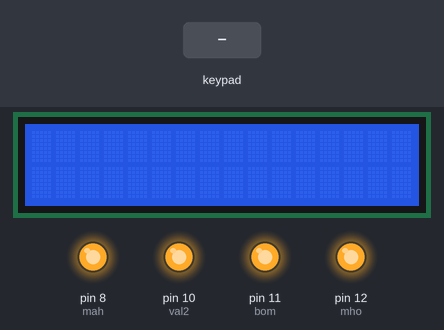
A program run on a simulated Arduino Uno, built with avr-gcc and run on an emulated ATmega328P. Parts: 16×2 character LCD, output pins drawn as LEDs (lit = HIGH). The test bench sets the inputs (shaded band). Pins used as bus, display or sensor lines are not drawn.

Above: at 1.2 s.
1.3 s: keypad keys 0 1 2 3 A pressed 0.4 s apart
At 3.3 s:
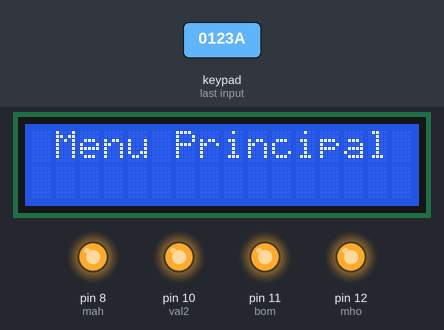
4.8 s: key 'B' pressed
At 5.3 s:
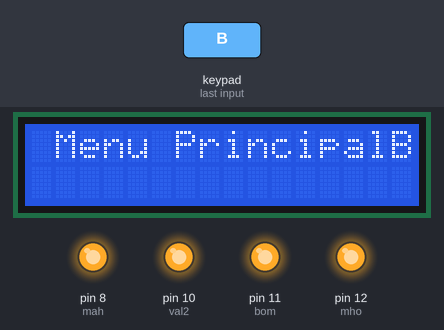
6.3 s: key '#' pressed
At 6.6 s:
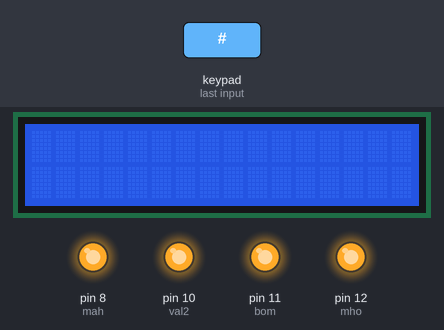
7.8 s: keypad keys 0 1 2 3 * pressed 0.4 s apart
At 10.1 s:
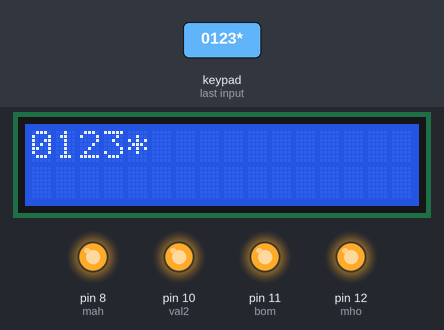
11.3 s: key 'C' pressed
At 11.7 s:
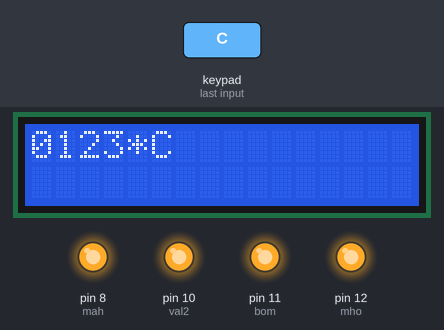
12.8 s: keypad keys 0 1 2 3 D pressed 0.4 s apart
At 15.3 s:
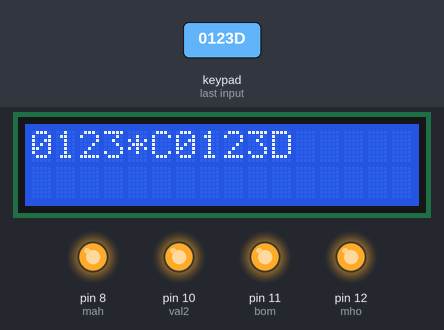
Timing chart, 0 to 16.8 s (numbered marks = the images above; inputs shaded):
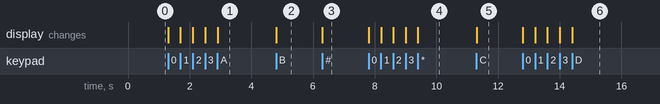

Measured:
- after the input at 4.8 s, the display: changes at once (image 2)
- after the input at 6.3 s, the display: changes at once (image 3)
- after the input at 7.8 s, the display: first changes at once (image 4 shows a later state)
- after the input at 11.3 s, the display: changes at once (image 5)
- after the input at 12.8 s, the display: first changes at once (image 6 shows a later state)

The program:

main.cpp
```cpp
//ligar no pino 5 do arduino

#include <FreqCount.h>
#include <LiquidCrystal_I2C.h>
#include <Keypad_I2C.h>
#include <Keypad.h>
LiquidCrystal_I2C lcd(0x3f, 16, 2);

const byte LINHAS = 4;
const byte COLUNAS = 4;

char teclas[LINHAS][COLUNAS] = {
{'1','2','3','A'},
{'4','5','6','B'},
{'7','8','9','C'},
{'*','0','#','D'}
};
byte PinsFilas[LINHAS] = {0,1,2,3};
byte PinsColumnas[COLUNAS] = {4,5,6,7};

int i2caddress = 0x20;

Keypad_I2C kpd = Keypad_I2C( makeKeymap(teclas), PinsFilas, PinsColumnas, LINHAS, COLUNAS, i2caddress );

int val1=7, val2=10, bom=11, mho=12, mah=8,ta=500, it=200;
byte atiu[8] = { B01110,
                 B00000,
                 B01110,
                 B00001,
                 B01111,
                 B10001,
                 B01111,
                 B00000,

               };
byte dilha[8] = {B00000, //
                 B00000,
                 B01110,
                 B10000,
                 B10000,
                 B10001,
                 B01110,
                 B00100,
                };

void testeteclado()
{
  char tecla = kpd.getKey();
  if (tecla)
  {
    lcd.print(tecla);
  }
  if(tecla =='A'){
  lcd.clear();
  lcd.setCursor(1,0);
  lcd.print("Menu Principal");

  }
   if(tecla =='#'){
  lcd.clear();
   }
}

void frequcimetro(){
  lcd.home();
  lcd.setCursor(0, 0);
  lcd.print(" Frequencimetro ");
  if (FreqCount.available()) {
    unsigned long count = FreqCount.read();
    lcd.setCursor(9, 1);
    lcd.print(count);
    lcd.print("Hz");
    if(count>=25900){

      lcd.setCursor(0, 1);
      lcd.print("Vazio    ");
    }
    if(count<=19000){

      lcd.setCursor(0, 1);
      lcd.print("Alto     ");
    }
     if(count < 17000){

      lcd.setCursor(0, 1);
      lcd.print(" Desconectado   ");
    }

    }

 }
void auto_teste(){
  lcd.home();
  lcd.setCursor(1, 0);
  lcd.print("  Auto Teste  ");
  delay(5000);
  lcd.home();
  lcd.setCursor(0, 0);
  lcd.print("   Val. Sab");
  lcd.write((byte)1);
  lcd.print("o");

 digitalWrite(val1,0);
 delay(20000);
 digitalWrite(val1,1);
 lcd.home();
  lcd.setCursor(0, 0);
  lcd.print(" Val. Amaciante");
 digitalWrite(val2,0);
 delay(20000);
 digitalWrite(val2,1);
 //Agitacao
 lcd.home();
  lcd.setCursor(0, 0);
  lcd.print("    Agita");
  lcd.write((byte)2);
  lcd.write((byte)1);
  lcd.print("o    ");
 for (int i =0; i<20; i++){
   digitalWrite(mah,0);
   delay(ta);
   digitalWrite(mah,1);
   delay(it);
   digitalWrite(mho,0);
   delay(ta);
   digitalWrite(mho,1);
   delay(it);
 }
 delay(5000);
 //Centrifugacao
 lcd.home();
  lcd.setCursor(0, 0);
  lcd.print(" Centrifuga");
  lcd.write((byte)2);
  lcd.write((byte)1);
  lcd.print("o");
 digitalWrite(bom,0);
 delay(20000);
 digitalWrite(mho,0);
 delay(5000);
 digitalWrite(mho,1);
 delay(5000);
 digitalWrite(mho,0);
 delay(10000);
 digitalWrite(mho,1);
 delay(10000);
 digitalWrite(bom,1);
 lcd.setCursor(0, 0);
 lcd.print("Teste Finalizado");
 delay(5000);

}

void setup() {
  Serial.begin(57600);
  lcd.begin();
  kpd.begin();
  lcd.backlight();
  pinMode(val1,OUTPUT);
  pinMode(val2,OUTPUT);
  pinMode(bom,OUTPUT);
  pinMode(mho,OUTPUT);
  pinMode(mah,OUTPUT);
  digitalWrite(val1,1);
  digitalWrite(val2,1);
  digitalWrite(bom,1);
  digitalWrite(mho,1);
  digitalWrite(mah,1);
  lcd.createChar(1, atiu);
  lcd.createChar(2, dilha);

  FreqCount.begin(1000);
}

void loop() {
testeteclado();
/*for (int i =0; i<1000; i++){
frequcimetro();
}
lcd.setCursor(0, 1);
lcd.print("                ");
for (int i =0; i<1; i++)
auto_teste(); */

}
```
